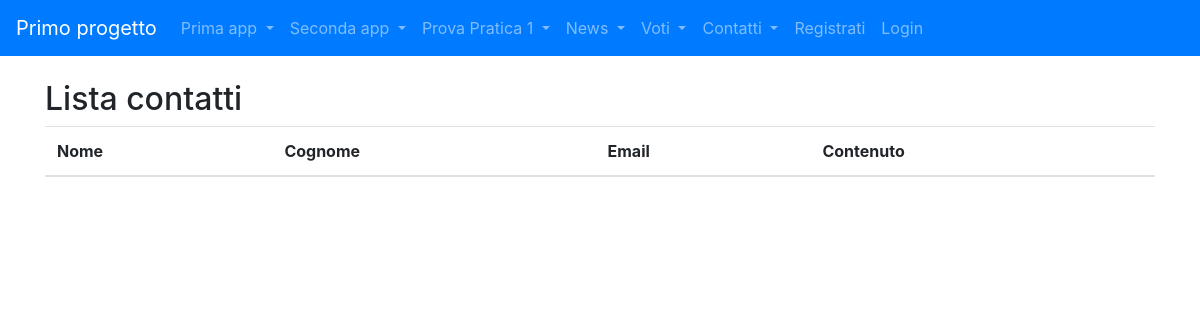
The page /forms_app/lista_contatti/ on the database as committed earlier.
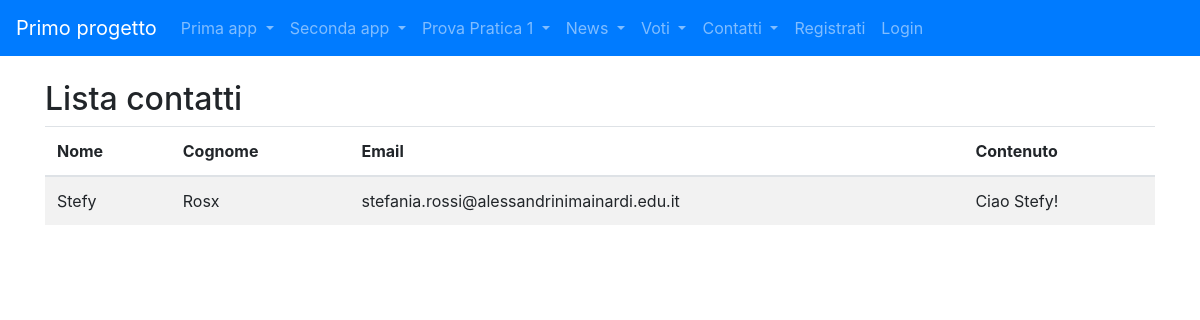
The same page on the database as committed later.
### forms_app/models.py (models this page shows)
class Contatto(models.Model):
    nome = models.CharField(max_length=100)
    cognome = models.CharField(max_length=100)
    email = models.EmailField(max_length=200)
    contenuto = models.TextField()

### forms_app/views.py (the view)
# urls.py: path('lista_contatti/', listaContatti, name='lista_contatti'),
def listaContatti(request):
    contatti = Contatto.objects.all()
    context = {
        "contatti": contatti
    }
    return render(request, "lista_contatti.html", context)

### forms_app/templates/forms_app/lista_contatti.html
{% extends 'base.html' %}
{% block content%}
<h2> Lista contatti</h2>
<table class= "table table-striped">
    <thead>
        <tr>
            <th>Nome</th>
            <th>Cognome</th>
            <th>Email</th>
            <th>Contenuto</th>
        </tr>
    </thead>
    <tbody>
        {% for contatto in contatti%}
            <tr>
                <td>{{contatto.nome}}</td>
                <td>{{contatto.cognome}}</td>
                <td>{{contatto.email}}</td>
                <td>{{contatto.contenuto}}</td>
            </tr>
        {% endfor %}
    </tbody>
</table>
{% endblock %}

### templates/base.html (shortened to what this page needs)
{%load static%}
<!doctype html>
<html lang="en">
  <head>
    <link rel="stylesheet" href="https://cdn.jsdelivr.net/npm/bootstrap@4.5.3/dist/css/bootstrap.min.css">
</head>
  <body>
<nav class="navbar navbar-expand-lg navbar-dark bg-primary">
  <a class="navbar-brand" href="/">Primo progetto</a>
  <div class="collapse navbar-collapse" id="navbarSupportedContent">
    <ul class="navbar-nav mr-auto">
      <li class="nav-item dropdown">
        <a class="nav-link dropdown-toggle" href="#" id="navbarDropdown" role="button" data-toggle="dropdown" aria-haspopup="true" aria-expanded="false">
          Prima app
        </a>
      </li>
      <li class="nav-item dropdown">
        <a class="nav-link dropdown-toggle" href="#" id="navbarDropdown" role="button" data-toggle="dropdown" aria-haspopup="true" aria-expanded="false">
          Seconda app
        </a>
      </li>
      <li class="nav-item dropdown">
        <a class="nav-link dropdown-toggle" href="#" id="navbarDropdown" role="button" data-toggle="dropdown" aria-haspopup="true" aria-expanded="false">
          Prova Pratica 1
        </a>
      </li>
      <li class="nav-item dropdown">
        <a class="nav-link dropdown-toggle" href="#" id="navbarDropdown" role="button" data-toggle="dropdown" aria-haspopup="true" aria-expanded="false">
          News
        </a>
      </li>
      <li class="nav-item dropdown">
        <a class="nav-link dropdown-toggle" href="#" id="navbarDropdown" role="button" data-toggle="dropdown" aria-haspopup="true" aria-expanded="false">
          Voti
        </a>
      </li>
      <li class="nav-item dropdown">
        <a class="nav-link dropdown-toggle" href="#" id="navbarDropdown" role="button" data-toggle="dropdown" aria-haspopup="true" aria-expanded="false">
          Contatti
        </a>
      </li>
      {% if request.user.is_authenticated %}
        <li class="nav-item dropdown">
          <a class="nav-link dropdown-toggle" href="#" id="navbarDropdown" role="button"
              data-toggle="dropdown" aria-haspopup="true" aria-expand="false">
              {{ request.user.username }}
          </a>
          <div class="dropdown-menu" aria-labelledby="navbarDropdown">
            <div class="dropdown-divider"></div>
            <form id="logout-form" action="{% url 'logout' %}" method="post">
              {% csrf_token %}
              <button class="btn ft-power" type="submit">Logout</button>
            </form>
          </div>
        </li>
      {% else %}
        <li class="nav-item">
          <a class="nav-link" href="{%url 'signup'%}">Registrati</a>
        </li>
        <li class="nav-item">
          <a class="nav-link" href="{%url 'login'%}">Login</a>
        </li>
      {% endif %}
    </ul>
  </div>
</nav>
<div class="container my-4">
    {%block content%}
    {%endblock content%}
</div>
  </body>
</html>

Rows that differ between the two databases and show on the page:
added Contatto: nome "Stefy", cognome "Rosx", email "stefania.rossi@alessandrinimainardi.edu.it", contenuto "Ciao Stefy!"
